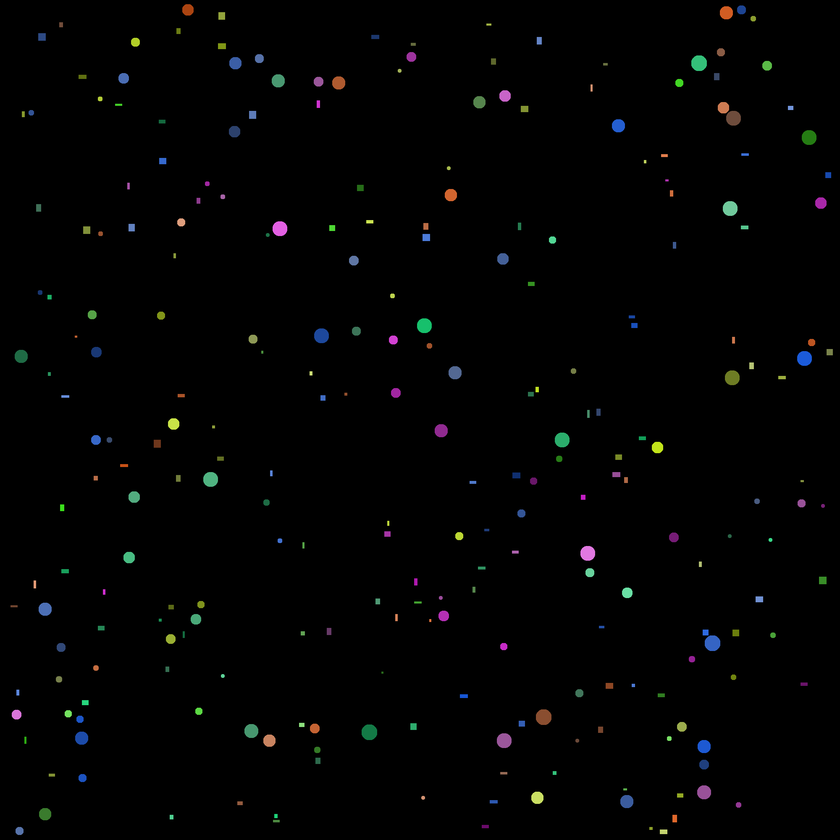
#> input picture figures_and_colors/balls_and_rects.png, 840 x 840 px, shrunk from 2000 x 2000 before the run
$ python main.py
#> lines starting #> are read from the running program, lines starting #| are printed output that depends on the picture; after the words box and inside, x2 and y2 are one past the last pixel; in counts of white or black regions, pixels touching at a corner belong together; long printed decimals are rounded
import numpy as np
import matplotlib.pyplot as plt
from skimage.measure import label,regionprops
from skimage.io import imread
from skimage.color import rgb2hsv

from pathlib import Path

BASE = Path(__file__).resolve().parent

image = imread(str(BASE / "balls_and_rects.png"))
#> image is the input picture: shape (840, 840, 3); mean R, G, B 2.1, 2.4, 2.3
hsv = rgb2hsv(image)
#> hsv: shape (840, 840, 3) float64; mean of channels 0, 1, 2 0.0147, 0.0236, 0.013
h = hsv[:,:,0]
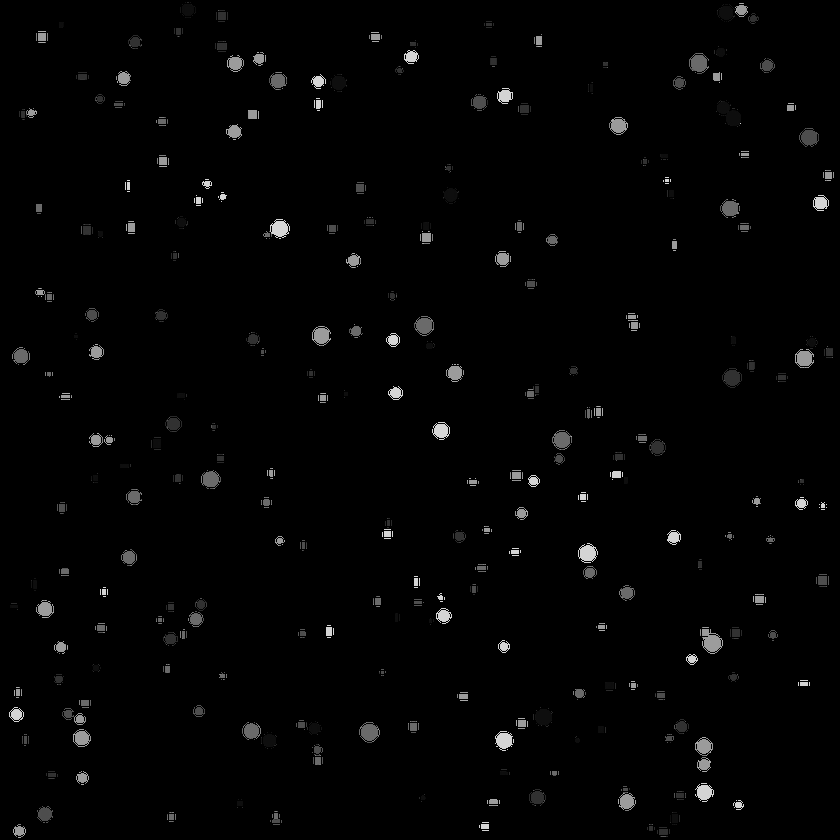
#> h: shape (840, 840) float64; min 0, max 0.833, mean 0.0147

colors = []
for color in np.unique(h):
    binary = h == color
    labeled = label(binary)
    colors.extend([color] * np.max(labeled))
#> this loop made 1937 passes
#> color on passes 2 to 4: 0.0238, 0.0278, 0.0333
#> pass 1, `binary = h == color`:
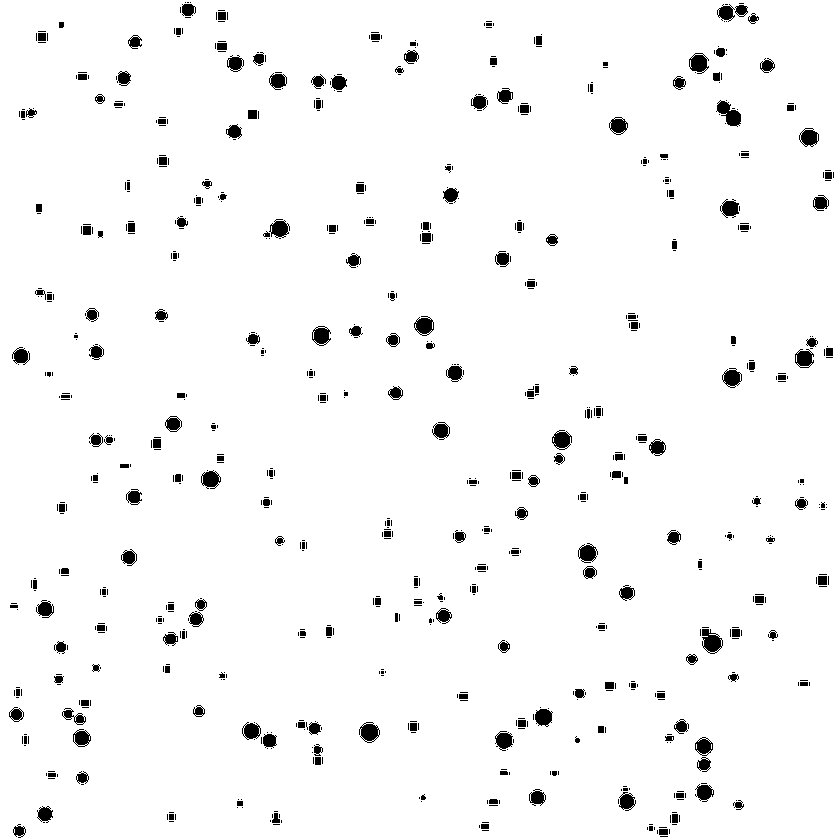
#> binary: shape (840, 840) bool; 96.7% white; 828 black regions (588 under 20 px), largest, box (x1, y1, x2, y2) and area: (716, 100, 741, 127) 351, (702, 629, 723, 654) 338, (359, 722, 380, 743) 285
#> pass 1, `labeled = label(binary)`:
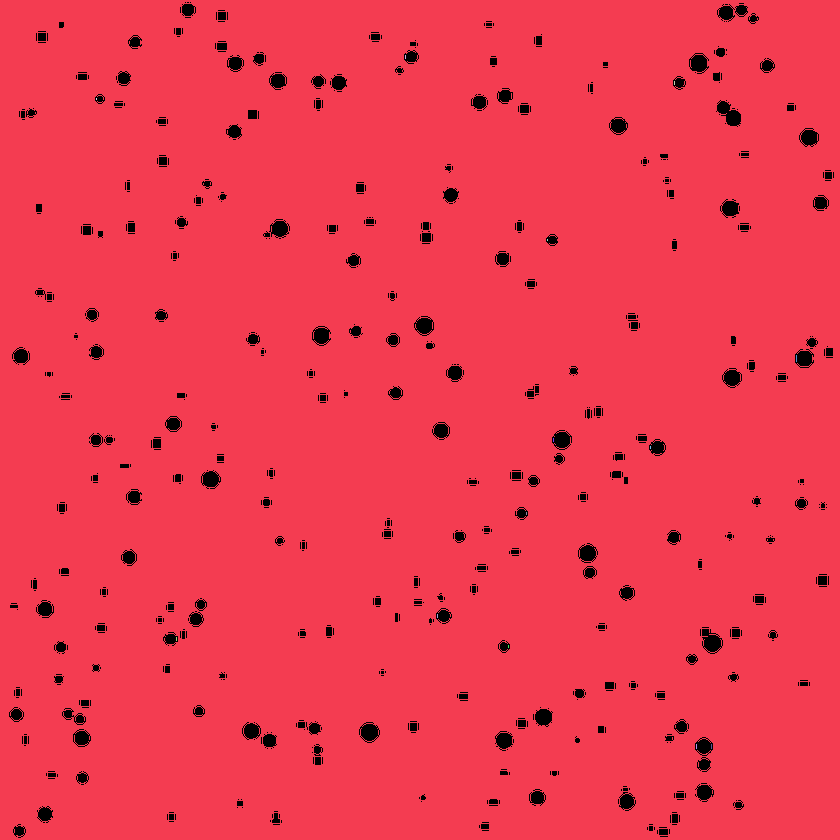
#> labeled: shape (840, 840) int32; 15 distinct labels, from 0 to 14; one colour per label, 0 black
#> pass 2, `binary = h == color`:
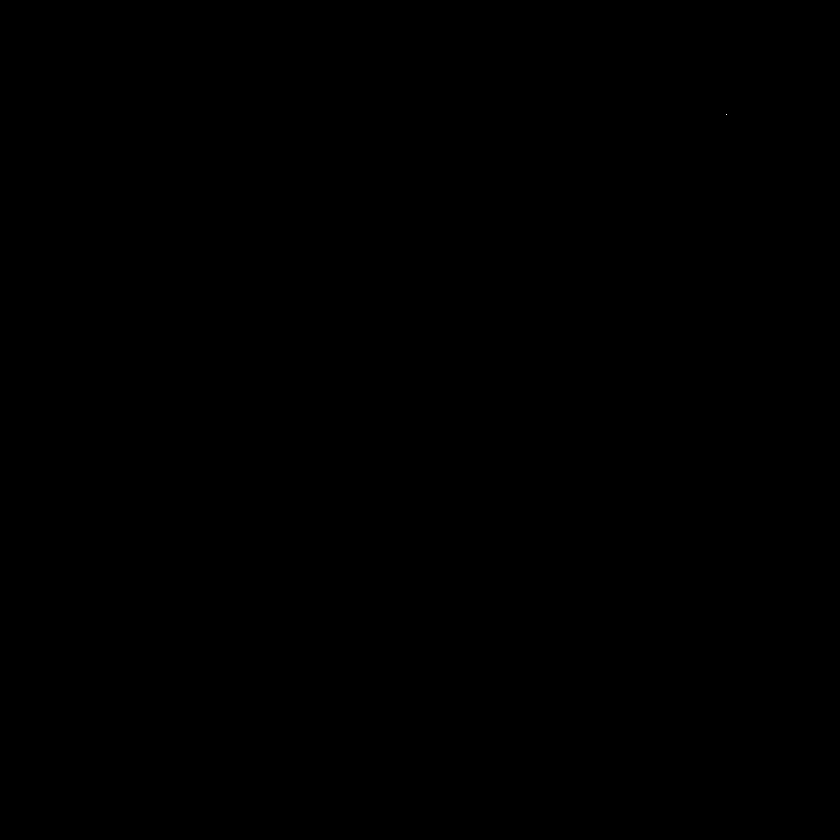
#> binary: shape (840, 840) bool; 0% white in thin lines or dots, all inside (x1, y1, x2, y2) = (726, 114, 727, 115)
#> after the loop:
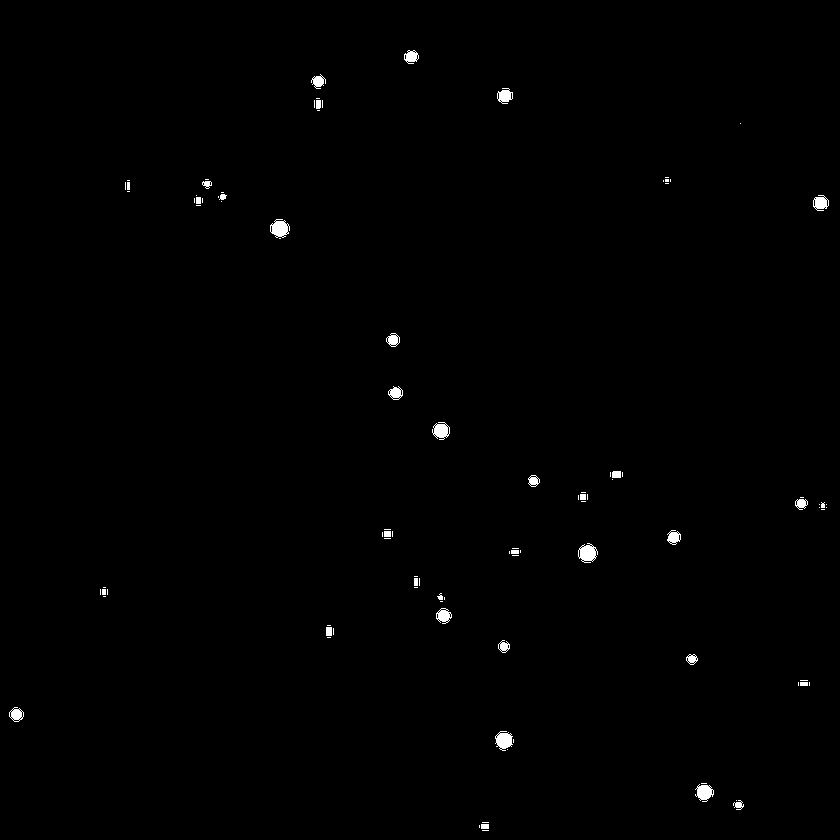
#> binary: shape (840, 840) bool; 0.52% white; 100 white regions (65 under 20 px), largest, box (x1, y1, x2, y2) and area: (578, 543, 598, 563) 257, (270, 219, 290, 238) 249, (495, 731, 513, 751) 238
#> after the loop, colors = 10869 values from 0 to 0.833

rect = []
circ = []

for color in np.unique(h):
    if color == 0: continue
    binary = (h == color)
    labeled_color = label(binary)

    for region in regionprops(labeled_color):
        if region.extent > 0.95:
            rect.append(color)
        else:
            circ.append(color)
#> after the loop, circ = 790 values from 0.0525 to 0.833; rect = 10065 values from 0.0238 to 0.833

print(f"Кол-во: {len(colors)-1}")
#| Кол-во: 10868

def count_fig(colors):
    groups = [[colors[0]]]
#> groups = [[0.0238]]
    delta = 0.05
    for i in range(1,len(colors)):
        if abs(colors[i-1] - colors[i]) < delta:
            groups[-1].append(colors[i])
        else:
            groups.append([colors[i]])
#> after the loop, groups = 5 items

    for grp in groups:
        print(np.mean(grp),len(grp))
#> this loop made 5 passes
#| 0.05687 1611
#| 0.2924 5161
#| 0.5 341
#| 0.6145 2875
#| 0.8333 77

print("Прямоугольники")
count_fig(rect)
print("Круги")
count_fig(circ)
#> the loop in count_fig (call 2), `for grp in groups:` made 7 passes
#| 0.05979 84
#| 0.1801 130
#| 0.3218 128
#| 0.4173 135
#| 0.5 51
#| 0.6237 239
#| 0.8333 23

plt.subplot(121)
plt.imshow(h,cmap="gray")
plt.subplot(122)
plt.plot(colors,"o-")
plt.show()
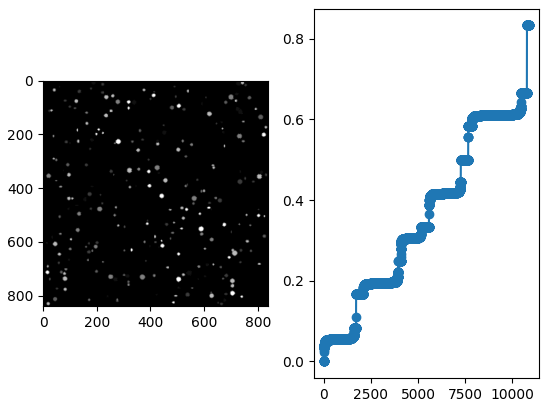
#> figure drawn by matplotlib, 2 panels; panel 2: curve peaks at x = 10769, y = 0.833
